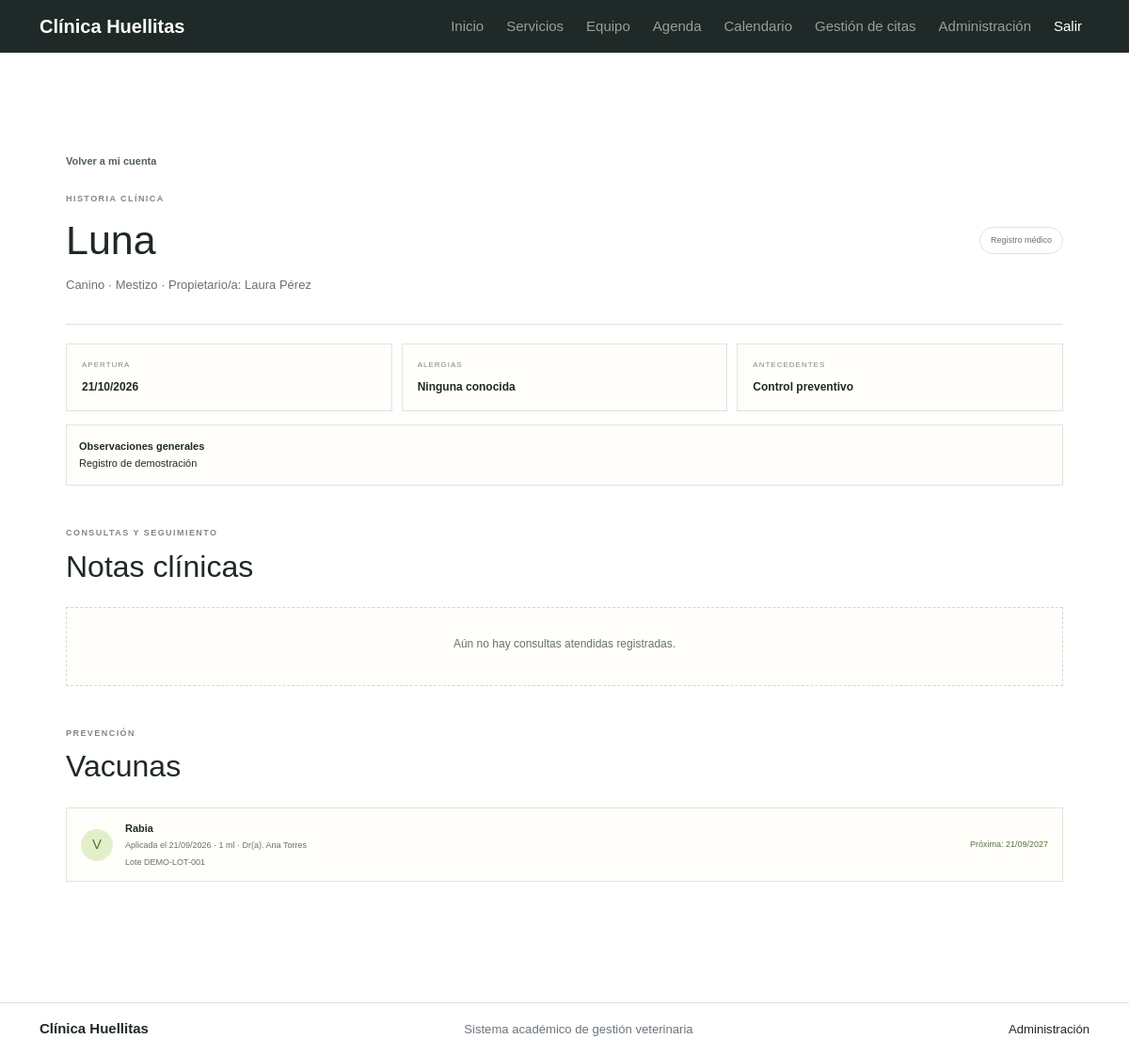
The app's page /mi-cuenta/mascotas/1/historia/ (signed in), older data.
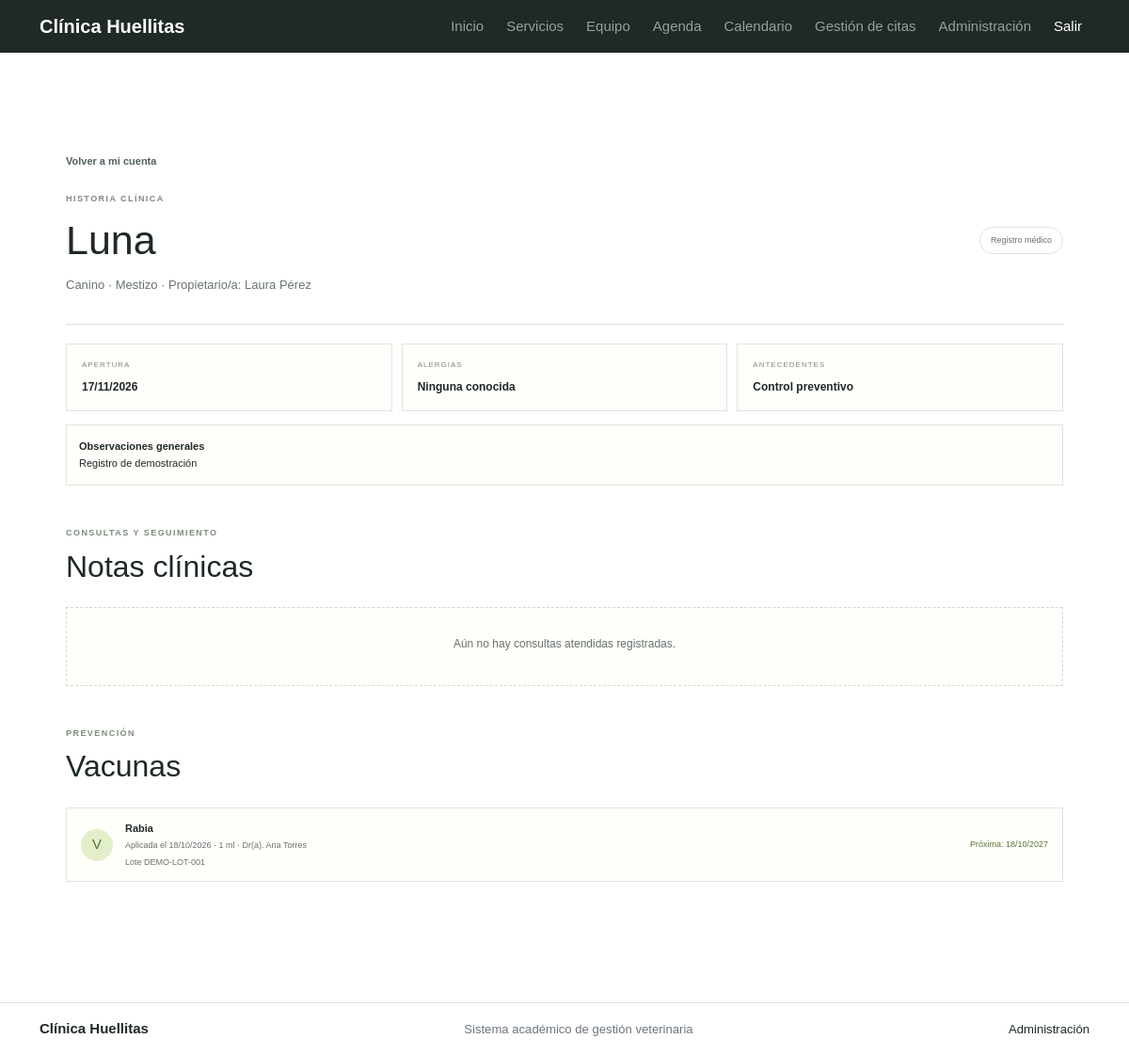
The same page, newer data.
### apps/historias_clinicas/models.py (models this page shows, shortened)
class HistoriaClinica(models.Model):
    historia_id = models.BigAutoField(primary_key=True, db_column='pk_historia_id')
    mascota = models.OneToOneField('mascotas.Mascota', on_delete=models.CASCADE, related_name='historia_clinica', db_column='fk_mascota_id')
    fecha_apertura = models.DateField()
    alergias = models.TextField(blank=True)
    antecedentes = models.TextField(blank=True)
    observaciones = models.TextField(blank=True)
    class Meta:
        db_table = 'tbl_historia_clinica'
        verbose_name = 'historia clínica'
        verbose_name_plural = 'historias clínicas'

### apps/aplicaciones_vacuna/models.py (models this page shows, shortened)
class AplicacionVacuna(models.Model):
    aplicacion_id = models.BigAutoField(primary_key=True, db_column='pk_aplicacion_id')
    mascota = models.ForeignKey('mascotas.Mascota', on_delete=models.CASCADE, related_name='aplicaciones_vacuna', db_column='fk_mascota_id')
    vacuna = models.ForeignKey('vacunas.Vacuna', on_delete=models.PROTECT, related_name='aplicaciones', db_column='fk_vacuna_id')
    veterinario = models.ForeignKey('veterinarios.Veterinario', on_delete=models.PROTECT, related_name='vacunaciones', db_column='fk_veterinario_id')
    fecha = models.DateField()
    dosis = models.CharField(max_length=40)
    lote = models.CharField(max_length=60, blank=True)
    proxima_fecha = models.DateField(null=True, blank=True)
    observaciones = models.TextField(blank=True)
    class Meta:
        db_table = 'tbl_aplicacion_vacuna'
        ordering = ['-fecha']
        constraints = [models.UniqueConstraint(fields=['mascota', 'vacuna', 'fecha'], name='unique_vaccine_per_pet_date')]
        verbose_name = 'aplicación de vacuna'
        verbose_name_plural = 'aplicaciones de vacunas'

### apps/vacunas/models.py (models this page shows, shortened)
class Vacuna(models.Model):
    vacuna_id = models.BigAutoField(primary_key=True, db_column='pk_vacuna_id')
    nombre = models.CharField(max_length=100, unique=True)
    especie_objetivo = models.CharField(max_length=40)
    fabricante = models.CharField(max_length=100, blank=True)
    intervalo_meses = models.PositiveSmallIntegerField(default=12)
    descripcion = models.TextField(blank=True)
    activa = models.BooleanField(default=True)
    class Meta:
        db_table = 'tbl_vacuna'
        ordering = ['nombre']
        verbose_name = 'vacuna'
        verbose_name_plural = 'vacunas'

### apps/veterinarios/models.py (models this page shows)
class Veterinario(models.Model):
    veterinario_id = models.BigAutoField(primary_key=True, db_column='pk_veterinario_id')
    usuario = models.OneToOneField('auth.User', on_delete=models.SET_NULL, null=True, blank=True, related_name='perfil_veterinario', db_column='fk_usuario_id')
    nombres = models.CharField(max_length=80)
    apellidos = models.CharField(max_length=80)
    documento = models.CharField(max_length=20, unique=True)
    tarjeta_profesional = models.CharField(max_length=40, unique=True)
    telefono = models.CharField(max_length=20)
    correo = models.EmailField(unique=True)
    especialidad = models.CharField(max_length=80)
    activo = models.BooleanField(default=True)
    class Meta:
        db_table = 'tbl_veterinario'
        ordering = ['apellidos', 'nombres']
        verbose_name = 'veterinario'
        verbose_name_plural = 'veterinarios'
    def __str__(self):
        return f'Dr(a). {self.nombres} {self.apellidos}'

### config/views.py (the view, shortened to what this page needs)
# urls.py: path('mi-cuenta/mascotas/<int:mascota_id>/historia/', views.historia_mascota, name='historia_mascota'),
@login_required
def historia_mascota(request, mascota_id):
    mascota = get_object_or_404(
        Mascota.objects.select_related('propietario'),
        mascota_id=mascota_id,
    )
    if es_personal(request.user):
        requiere_personal(request.user, 'Veterinario')
        veterinario = veterinario_asignado(request.user)
    elif mascota.propietario.usuario_id != request.user.id:
        raise PermissionDenied
    try:
        historia = mascota.historia_clinica
    except HistoriaClinica.DoesNotExist:
        historia = None
    consultas = Cita.objects.filter(
        mascota=mascota,
        estado=Cita.Estado.ATENDIDA,
    ).select_related('veterinario').order_by('-fecha_hora')
    vacunas = AplicacionVacuna.objects.filter(
        mascota=mascota,
    ).select_related('vacuna', 'veterinario').order_by('-fecha')
    datos = {
        'mascota': mascota,
        'historia': historia,
        'consultas': consultas,
        'vacunas': vacunas,
    }
    return render(request, 'portal/historia.html', datos)

### config/context_processors.py (called while the page is built)
def portal_roles(request):
    user = request.user
    if not user.is_authenticated:
        return {'portal_es_personal': False}
    return {
        'portal_es_personal': user.is_staff or user.is_superuser or user.groups.filter(name__in=['Recepcionista', 'Veterinario']).exists(),
    }

### config/views.py (called while the page is built)
def es_personal(usuario):
    if not usuario.is_authenticated:
        return False
    return (
        usuario.is_staff
        or usuario.is_superuser
        or usuario.groups.filter(name='Recepcionista').exists()
        or usuario.groups.filter(name='Veterinario').exists()
    )

def es_administrador(usuario):
    return usuario.is_authenticated and (usuario.is_staff or usuario.is_superuser)

def veterinario_asignado(usuario):
    if es_administrador(usuario):
        return None
    return Veterinario.objects.filter(usuario=usuario, activo=True).first()

def requiere_personal(usuario, rol=None):
    if es_administrador(usuario):
        return
    if rol and pertenece_rol(usuario, rol):
        return
    if rol is None and es_personal(usuario):
        return
    raise PermissionDenied

### templates/portal/historia.html (shortened to what this page needs)
{% extends 'base.html' %}
{% block content %}
<section class="dashboard-page"><a class="back-link" href="{% url 'mi_cuenta' %}"> Volver a mi cuenta</a><div class="dashboard-welcome history-welcome"><div><span class="portal-eyebrow">HISTORIA CLÍNICA</span><h1>{{ mascota.nombre }} </h1><p>{{ mascota.especie }}{% if mascota.raza %} · {{ mascota.raza }}{% endif %} · Propietario/a: {{ mascota.propietario.nombres }} {{ mascota.propietario.apellidos }}</p></div><span class="history-badge">Registro médico</span></div>
  <div class="history-summary">{% if historia %}<div><small>APERTURA</small><b>{{ historia.fecha_apertura|date:'d/m/Y' }}</b></div><div><small>ALERGIAS</small><b>{{ historia.alergias|default:'No registradas' }}</b></div><div><small>ANTECEDENTES</small><b>{{ historia.antecedentes|default:'No registrados' }}</b></div>{% endif %}</div>{% if historia and historia.observaciones %}<div class="clinical-note history-general"><b>Observaciones generales</b><br>{{ historia.observaciones|linebreaksbr }}</div>{% endif %}
  <section class="portal-section"><div class="portal-section-title"><div><span class="portal-eyebrow">CONSULTAS Y SEGUIMIENTO</span><h2>Notas clínicas</h2></div></div>{% if consultas %}<div class="timeline">{% for cita in consultas %}<article class="timeline-item"><span class="timeline-dot"></span><div class="timeline-date">{{ cita.fecha_hora|date:'d/m/Y · H:i' }}</div><h3>{{ cita.motivo }}</h3><p class="muted">Atendió: {{ cita.veterinario }}</p>{% if cita.notas %}<div class="clinical-note">{{ cita.notas|linebreaksbr }}</div>{% else %}<p class="muted">Sin nota clínica registrada.</p>{% endif %}</article>{% endfor %}</div>{% else %}<div class="empty-state"><p>Aún no hay consultas atendidas registradas.</p></div>{% endif %}</section>
  <section class="portal-section"><div class="portal-section-title"><div><span class="portal-eyebrow">PREVENCIÓN</span><h2>Vacunas</h2></div></div>{% if vacunas %}<div class="vaccine-list">{% for aplicacion in vacunas %}<article><span class="vaccine-icon">V</span><div><b>{{ aplicacion.vacuna.nombre }}</b><small>Aplicada el {{ aplicacion.fecha|date:'d/m/Y' }} · {{ aplicacion.dosis }} · {{ aplicacion.veterinario }}</small>{% if aplicacion.lote %}<small>Lote {{ aplicacion.lote }}</small>{% endif %}</div>{% if aplicacion.proxima_fecha %}<span class="next-vaccine">Próxima: {{ aplicacion.proxima_fecha|date:'d/m/Y' }}</span>{% endif %}</article>{% endfor %}</div>{% else %}<div class="empty-state"><p>No hay vacunas aplicadas registradas.</p></div>{% endif %}</section>
</section>
{% endblock %}

Row changes from the older to the newer data that the page shows:
changed HistoriaClinica "Ninguna conocida": fecha_apertura "21/10/2026" → "17/11/2026"
changed AplicacionVacuna "1 ml": fecha "21/09/2026" → "18/10/2026"; proxima_fecha "21/09/2027" → "18/10/2027"
